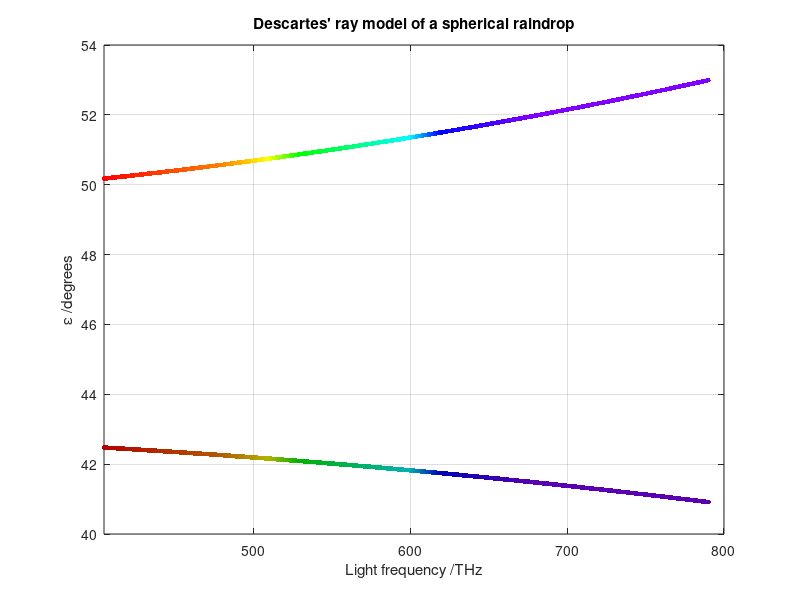

The MATLAB source for this figure:
clear; close all; clc;

%colours_from_f
% Function which provides the R,G,B values( within interval [0,1] )
% of visible light depending on the frequency /THz
function [R,G,B,colour_str] = colours_from_f(f)
    if f < 405
        R = NaN; G = NaN; B = NaN; colour_str = 'Infra Red';
    elseif (f>=405) && ( f < 480 )
        R = 1; G = (f-405)./75 .* 127/255; B = 0; colour_str = 'Red';
    elseif (f>=480) && ( f < 510 )
        R = 1; G = 127/255 + 127/255 .* (f-480)./30; B = 0; colour_str = 'Orange';
    elseif (f>=510) && ( f < 530 )
        R = (530-f)./20; G = 1; B = 0; colour_str = 'Yellow';
    elseif (f>=530) && ( f < 600 )
        R = 0; G = 1; B = (f-530)./70; colour_str = 'Green';
    elseif (f>=600) && ( f < 620 )
        R = 0; G = (620-f)./20; B = 1; colour_str = 'Cyan';
    elseif (f>=620) && ( f < 680 )
        R = (f-620)./60 .* 127/255; G = 0; B = 1; colour_str = 'Blue';
    elseif (f>=680) && ( f <= 790 )
        R = 127/255; G = 0; B = 1; colour_str = 'Violet';
    else
        R = NaN; G = NaN; B = NaN; colour_str = 'Ultra Violet';
    end
end

% Frequency range
f_visible = linspace(405e12,790e12,385);
f_thz = f_visible ./ 1e12;

% Get RGB colors for each frequency
R = zeros(size(f_visible));
G = zeros(size(f_visible));
B = zeros(size(f_visible));
for i = 1:length(f_visible)
    [R(i), G(i), B(i), ~] = colours_from_f(f_visible(i)/1e12);
end
colors = [R(:), G(:), B(:)];

% empirical formula for refractive index of water over visible range
n = @(f) sqrt(1 + (1.731 - 0.261 * (f / 1e15).^2).^(-1/2));
n_water = n(f_visible);

% Initialize figure
figure;
hold on;
grid on;
box on;

% Primary rainbow 
theta_primary = asin(sqrt((9 - n_water.^2)/8));
epsilon_primary = rad2deg(pi - 6*asin(sin(theta_primary)./n_water) + 2*theta_primary);
scatter(f_thz, epsilon_primary, 12, colors, 'filled');

% Secondary rainbow 
theta_secondary = asin(sqrt((4 - n_water.^2)/3));
epsilon_secondary = rad2deg(4*asin(sin(theta_secondary)./n_water) - 2*theta_secondary);
scatter(f_thz, epsilon_secondary, 12, colors*0.7, 'filled');


% Add labels and title
xlabel('Light frequency /THz');
ylabel('\epsilon /degrees');
title("Descartes' ray model of a spherical raindrop");

% Set y-axis ticks
yticks(40:2:54);

% Set axis limits
xlim([405 800]);
ylim([40 54]);

